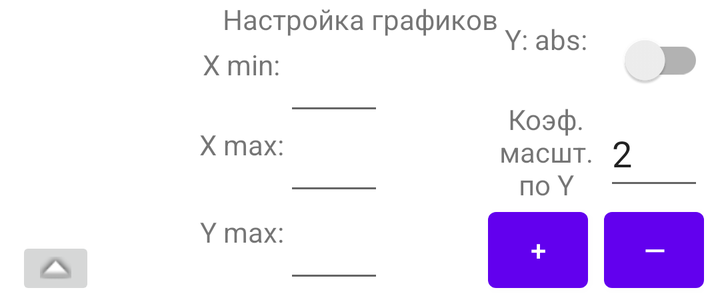
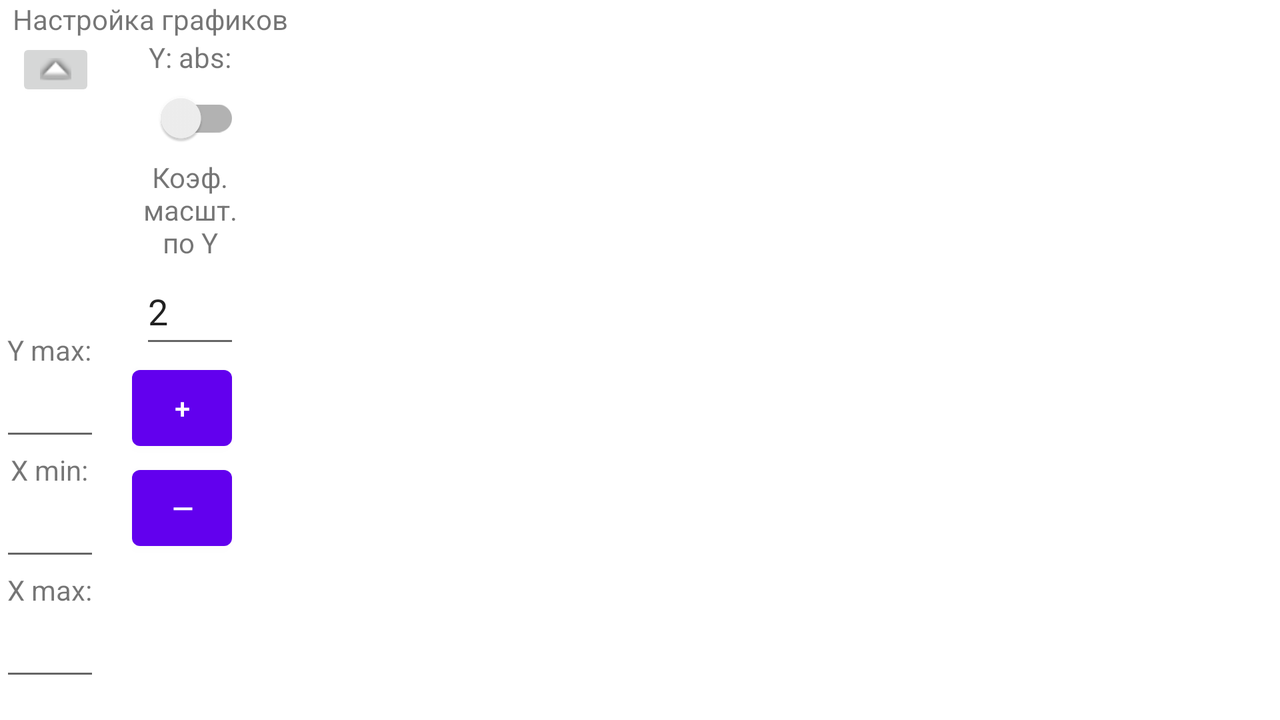

Compare how this app lays out the same screen by default and in its alternative resource folder. The renders come first, then the two layout files and the values they reference.
<!-- AndroidManifest.xml: application theme Theme.RadarBox1 -->
<!-- res/layout/graph_settings_fragment.xml -->
<?xml version="1.0" encoding="utf-8"?>
<androidx.constraintlayout.widget.ConstraintLayout
    xmlns:android="http://schemas.android.com/apk/res/android"
    xmlns:app="http://schemas.android.com/apk/res-auto"
    android:layout_height="150dp"
    android:layout_width="match_parent">

    <TextView
        android:id="@+id/graph_settings_title"
        android:text="@string/graph_settings_title"
        android:layout_height="wrap_content"
        android:layout_width="wrap_content"
        app:layout_constraintTop_toTopOf="parent"
        app:layout_constraintStart_toStartOf="parent"
        app:layout_constraintEnd_toEndOf="parent"/>

    <GridLayout
        android:id="@+id/scale_control_layout"
        android:layout_width="wrap_content"
        android:layout_height="wrap_content"
        android:layout_marginRight="8dp"
        android:orientation="vertical"
        app:layout_constraintBottom_toBottomOf="parent"
        app:layout_constraintEnd_toEndOf="parent"
        android:columnCount="2"
        android:rowCount="3">
        <TextView
            android:layout_width="wrap_content"
            android:layout_height="40dp"
            android:layout_gravity="center"
            android:text="Y: abs:"/>
        <TextView
            android:layout_width="50dp"
            android:layout_height="50dp"
            android:layout_gravity="center"
            android:textAlignment="center"
            android:text="@string/scale_title"/>
        <Button
            android:layout_width="50dp"
            android:layout_height="50dp"
            android:text="@string/button_plus"
            android:id="@+id/button_plus"
            android:layout_marginRight="8dp"/>
        <androidx.appcompat.widget.SwitchCompat
            android:id="@+id/axis_y_abs_switch"
            android:layout_width="wrap_content"
            android:minWidth="50dp"
            android:layout_height="40dp"
            android:layout_gravity="center"/>
        <EditText
            android:id="@+id/scale_factor"
            android:layout_width="50dp"
            android:layout_height="50dp"
            android:layout_gravity="center"
            android:autofillHints="creditCardExpirationDate"
            android:inputType="number|numberDecimal"
            android:text="@string/scale_factor_default"
            app:singleLine="true"
            app:title="@string/scale_title" />
        <Button
            android:layout_width="50dp"
            android:layout_height="50dp"
            android:text="@string/button_minus"
            android:id="@+id/button_minus"/>

    </GridLayout>

    <LinearLayout
        android:id="@+id/graph_legend_layout"
        android:layout_width="wrap_content"
        android:layout_height="wrap_content"
        android:orientation="vertical"
        android:layout_marginLeft="8dp"
        app:layout_constraintBottom_toBottomOf="parent"
        app:layout_constraintStart_toStartOf="parent">

        <androidx.appcompat.widget.AppCompatImageButton
            android:id="@+id/line2D_expand_button"
            android:layout_width="wrap_content"
            android:layout_height="wrap_content"
            android:src="@android:drawable/arrow_up_float"/>

        <androidx.recyclerview.widget.RecyclerView
            android:id="@+id/line2D_single"
            android:layout_width="wrap_content"
            android:layout_height="wrap_content"
            android:layout_gravity="bottom"
            app:layoutManager="androidx.recyclerview.widget.LinearLayoutManager" />
    </LinearLayout>

    <GridLayout
        android:id="@+id/axis_x_limits_layout"
        android:layout_width="wrap_content"
        android:layout_height="wrap_content"
        android:orientation="horizontal"
        android:columnCount="2"
        android:rowCount="2"
        app:layout_constraintStart_toEndOf="@id/graph_legend_layout"
        app:layout_constraintEnd_toStartOf="@id/scale_control_layout"
        app:layout_constraintTop_toBottomOf="@id/graph_settings_title"
        app:layout_constraintBottom_toTopOf="@id/axis_y_limits_layout">
        <TextView
            android:layout_width="wrap_content"
            android:layout_height="40dp"
            android:layout_gravity="center"
            android:text="X min:"/>
        <EditText
            android:id="@+id/axis_x_min"
            android:layout_width="wrap_content"
            android:minWidth="50dp"
            android:maxWidth="70dp"
            android:layout_height="40dp"
            app:singleLine="true"
            android:inputType="number|numberDecimal"/>
        <TextView
            android:layout_width="wrap_content"
            android:layout_height="40dp"
            android:layout_gravity="center"
            android:text="X max:"/>
        <EditText
            android:id="@+id/axis_x_max"
            android:layout_width="wrap_content"
            android:minWidth="50dp"
            android:maxWidth="70dp"
            android:layout_height="40dp"
            app:singleLine="true"
            android:inputType="number|numberDecimal"/>
    </GridLayout>

    <GridLayout
        android:id="@+id/axis_y_limits_layout"
        android:layout_width="wrap_content"
        android:layout_height="wrap_content"
        android:orientation="horizontal"
        android:columnCount="2"
        android:rowCount="2"
        app:layout_constraintStart_toEndOf="@id/graph_legend_layout"
        app:layout_constraintEnd_toStartOf="@id/scale_control_layout"
        app:layout_constraintTop_toBottomOf="@id/axis_x_limits_layout"
        app:layout_constraintBottom_toBottomOf="parent">

        <TextView
            android:layout_width="wrap_content"
            android:layout_height="40dp"
            android:layout_gravity="center"
            android:text="Y max:"/>
        <EditText
            android:id="@+id/axis_y_max"
            android:layout_width="wrap_content"
            android:minWidth="50dp"
            android:maxWidth="70dp"
            android:layout_height="40dp"
            app:singleLine="true"
            android:inputType="number|numberDecimal"/>
    </GridLayout>


</androidx.constraintlayout.widget.ConstraintLayout>
<!-- resources referenced by this layout -->
<resources>
  <string name="button_minus">—</string>
  <string name="button_plus">+</string>
  <string name="graph_settings_title">Настройка графиков</string>
  <string name="scale_factor_default">2</string>
  <string name="scale_title">Коэф. масшт. по Y</string>
  <style name="Theme.RadarBox1" parent="Theme.MaterialComponents.DayNight.DarkActionBar">
          <item name="windowNoTitle">true</item>
          
          <item name="colorPrimary">@color/purple_500</item>
          <item name="colorPrimaryVariant">@color/purple_700</item>
          <item name="colorOnPrimary">@color/white</item>
          
          <item name="colorSecondary">@color/teal_200</item>
          <item name="colorSecondaryVariant">@color/teal_700</item>
          <item name="colorOnSecondary">@color/black</item>
          
          <item name="android:statusBarColor" tools:targetApi="l">?attr/colorPrimaryVariant</item>
          
      </style>
  <color name="purple_500">#FF6200EE</color>
  <color name="purple_700">#FF3700B3</color>
  <color name="white">#FFFFFFFF</color>
  <color name="teal_200">#FF03DAC5</color>
  <color name="teal_700">#FF018786</color>
  <color name="black">#FF000000</color>
</resources>
<!-- res/layout-land/graph_settings_fragment.xml (the repository's variant of the layout above) -->
<!-- drawn on the phone turned sideways -->
<?xml version="1.0" encoding="utf-8"?>
<androidx.constraintlayout.widget.ConstraintLayout
    xmlns:android="http://schemas.android.com/apk/res/android"
    xmlns:app="http://schemas.android.com/apk/res-auto"
    android:layout_height="match_parent"
    android:layout_width="150dp">

    <TextView
        android:id="@+id/graph_settings_title"
        android:text="@string/graph_settings_title"
        android:layout_height="wrap_content"
        android:layout_width="wrap_content"
        app:layout_constraintTop_toTopOf="parent"
        app:layout_constraintStart_toStartOf="parent"
        app:layout_constraintEnd_toEndOf="parent"/>

    <GridLayout
        android:id="@+id/scale_control_layout"
        android:layout_width="wrap_content"
        android:layout_height="wrap_content"
        android:layout_marginRight="8dp"
        android:orientation="vertical"
        app:layout_constraintTop_toBottomOf="@id/graph_settings_title"
        app:layout_constraintRight_toRightOf="parent"
        app:layout_constraintLeft_toRightOf="@id/graph_legend_layout"
        android:columnCount="1"
        android:rowCount="6">
        <TextView
            android:layout_width="wrap_content"
            android:layout_height="20dp"
            android:layout_gravity="center"
            android:text="Y: abs:"/>
        <androidx.appcompat.widget.SwitchCompat
            android:id="@+id/axis_y_abs_switch"
            android:layout_width="wrap_content"
            android:layout_height="40dp"
            android:layout_gravity="center"
            android:minWidth="50dp" />
        <TextView
            android:layout_width="50dp"
            android:layout_height="50dp"
            android:layout_gravity="center"
            android:textAlignment="center"
            android:text="@string/scale_title"/>
        <EditText
            android:id="@+id/scale_factor"
            android:layout_width="50dp"
            android:layout_height="50dp"
            android:layout_gravity="center"
            android:autofillHints="creditCardExpirationDate"
            android:inputType="number|numberDecimal"
            android:text="@string/scale_factor_default"
            app:singleLine="true"
            app:title="@string/scale_title" />
        <Button
            android:layout_width="50dp"
            android:layout_height="50dp"
            android:text="@string/button_plus"
            android:id="@+id/button_plus"
            android:layout_marginRight="8dp"/>

        <Button
            android:layout_width="50dp"
            android:layout_height="50dp"
            android:text="@string/button_minus"
            android:id="@+id/button_minus"/>

    </GridLayout>

    <LinearLayout
        android:id="@+id/graph_legend_layout"
        android:layout_width="wrap_content"
        android:layout_height="wrap_content"
        android:orientation="vertical"
        android:layout_marginLeft="8dp"
        app:layout_constraintTop_toBottomOf="@id/graph_settings_title"
        app:layout_constraintLeft_toLeftOf="parent">

        <androidx.appcompat.widget.AppCompatImageButton
            android:id="@+id/line2D_expand_button"
            android:layout_width="wrap_content"
            android:layout_height="wrap_content"
            android:src="@android:drawable/arrow_up_float"/>

        <androidx.recyclerview.widget.RecyclerView
            android:id="@+id/line2D_single"
            android:layout_width="wrap_content"
            android:layout_height="100dp"
            android:layout_gravity="bottom"
            android:maxHeight="50dp"
            app:layoutManager="androidx.recyclerview.widget.LinearLayoutManager" />
    </LinearLayout>

    <GridLayout
        android:id="@+id/axis_x_limits_layout"
        android:layout_width="wrap_content"
        android:layout_height="wrap_content"
        android:orientation="horizontal"
        android:columnCount="1"
        android:rowCount="6"
        app:layout_constraintLeft_toLeftOf="parent"
        app:layout_constraintTop_toBottomOf="@id/graph_legend_layout"
        app:layout_constraintBottom_toBottomOf="parent">
        <TextView
            android:layout_width="wrap_content"
            android:layout_height="20dp"
            android:layout_gravity="center"
            android:text="Y max:"/>
        <EditText
            android:id="@+id/axis_y_max"
            android:layout_width="wrap_content"
            android:minWidth="50dp"
            android:maxWidth="70dp"
            android:layout_height="40dp"
            app:singleLine="true"
            android:inputType="number|numberDecimal"/>
        <TextView
            android:layout_width="wrap_content"
            android:layout_height="20dp"
            android:layout_gravity="center"
            android:text="X min:"/>
        <EditText
            android:id="@+id/axis_x_min"
            android:layout_width="wrap_content"
            android:minWidth="50dp"
            android:maxWidth="70dp"
            android:layout_height="40dp"
            app:singleLine="true"
            android:inputType="number|numberDecimal"/>
        <TextView
            android:layout_width="wrap_content"
            android:layout_height="20dp"
            android:layout_gravity="center"
            android:text="X max:"/>
        <EditText
            android:id="@+id/axis_x_max"
            android:layout_width="wrap_content"
            android:minWidth="50dp"
            android:maxWidth="70dp"
            android:layout_height="40dp"
            app:singleLine="true"
            android:inputType="number|numberDecimal"/>
    </GridLayout>

</androidx.constraintlayout.widget.ConstraintLayout>
